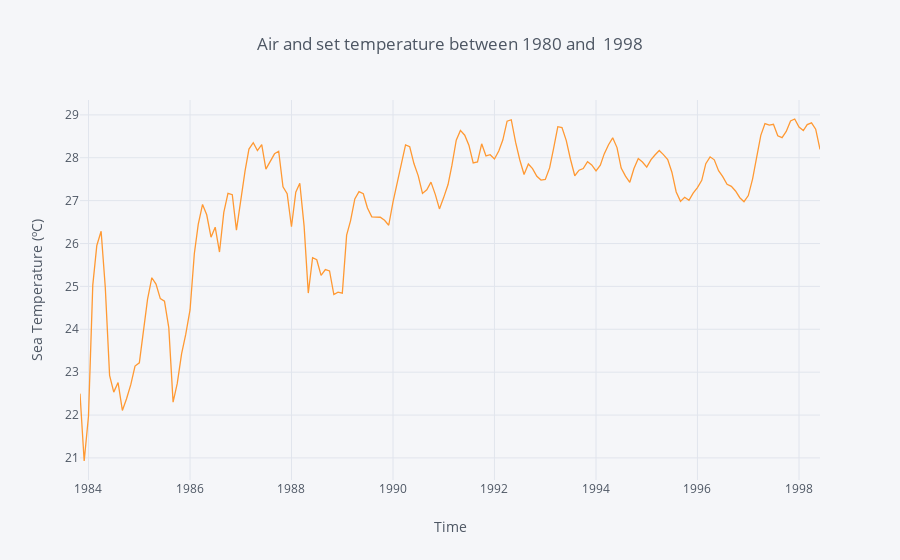

Notebook source saved alongside this figure:
### Code cell
y_rev2.iplot(kind='line', xTitle='Time',
           yTitle='Sea Temperature (ºC)', title='Air and set temperature between 1980 and  1998')

### Figure 1 — Plotly figure (JSON) as saved in the notebook; plotly's stock layout.template omitted (floating-point values rounded to 4 significant figures; data arrays with more than 128 entries replaced by an {"elided": "..."} marker saying what was removed)
{"data": [{"line": {"color": "rgba(255, 153, 51, 1.0)", "dash": "solid", "shape": "linear", "width": 1.3}, "mode": "lines", "name": "s.s.temp.", "text": "", "type": "scatter", "uid": "a440911d-7f35-4760-a23f-ce6ebd4d1030", "x": {"elided": "176 str values"}, "y": {"elided": "176 float values"}}], "layout": {"legend": {"bgcolor": "#F5F6F9", "font": {"color": "#4D5663"}}, "paper_bgcolor": "#F5F6F9", "plot_bgcolor": "#F5F6F9", "title": {"font": {"color": "#4D5663"}, "text": "Air and set temperature between 1980 and  1998"}, "xaxis": {"gridcolor": "#E1E5ED", "showgrid": true, "tickfont": {"color": "#4D5663"}, "title": {"font": {"color": "#4D5663"}, "text": "Time"}, "zerolinecolor": "#E1E5ED"}, "yaxis": {"gridcolor": "#E1E5ED", "showgrid": true, "tickfont": {"color": "#4D5663"}, "title": {"font": {"color": "#4D5663"}, "text": "Sea Temperature (ºC)"}, "zerolinecolor": "#E1E5ED"}}}
